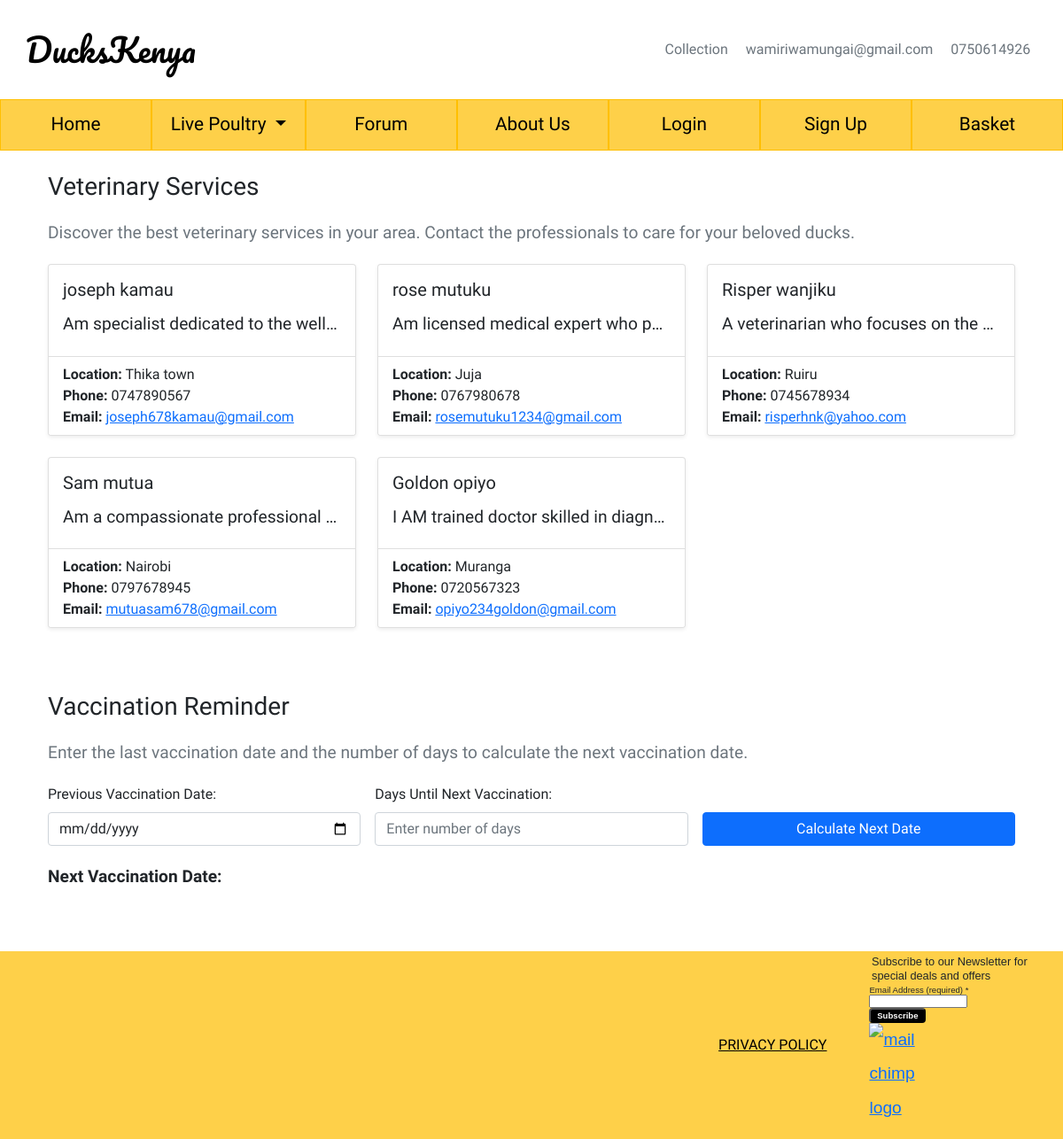
Screenshot of /veterinary/ with the database file from the repository.
### veterinary/models.py (models this page shows, shortened)
class Veterinary(models.Model):
    name = models.CharField(max_length=255, null=False)
    description = models.TextField(null=True, blank=True)
    location = models.CharField(max_length=255, null=False)
    phone = models.CharField(max_length=255, null=False)
    email = models.EmailField(max_length=255, null=False)
    image = models.ImageField(null=True, blank=True)

### veterinary/views.py (the view)
# urls.py: path('', EntryView.as_view(), name='chatbot'),
class EntryView(View):
    def get(self, request):
        veterinary = Veterinary.objects.all()
        return render(request, 'veterinary/veterinary.html', {'veterinary': veterinary})

### basket/contexts.py (called while the page is built, shortened)
def basket_contents(request):
    basket_items = []
    total = 0
    product_count = 0
    delivery = 0
    basket = request.session.get('basket', {})
    grand_total = delivery + total
    context = {
        'basket_items': basket_items,
        'total': total,
        'product_count': product_count,
        'delivery': delivery,
        'grand_total': grand_total,
    }
    return context

### veterinary/templates/veterinary/veterinary.html (shortened to what this page needs)
{% extends "base.html" %}
{% load static %}
{% block content %}
<div class="container mt-4">
    <h3 class="mb-3">Veterinary Services</h3>
    <p class="text-muted">Discover the best veterinary services in your area. Contact the professionals to care for your beloved ducks.</p>
    <div class="row">
        {% for vet in veterinary %}
        <div class="col-md-4 mb-4">
            <div class="card h-100 shadow-sm">
                <div class="card-body">
                    <h5 class="card-title">{{ vet.name }}</h5>
                    <p class="card-text text-truncate">{{ vet.description }}</p>
                </div>
                <div class="card-footer bg-white">
                    <div class="d-flex flex-column">
                        <span><strong>Location:</strong> {{ vet.location }}</span>
                        <span><strong>Phone:</strong> {{ vet.phone }}</span>
                        <span><strong>Email:</strong> <a href="mailto:{{ vet.email }}">{{ vet.email }}</a></span>
                    </div>
                </div>
            </div>
        </div>
        {% empty %}
        <div class="col-12">
            <p class="text-muted text-center">No veterinary services available at the moment. Please check back later.</p>
        </div>
        {% endfor %}
    </div>
    <div class="mt-5">
        <h3 class="mb-3">Vaccination Reminder</h3>
        <p class="text-muted">Enter the last vaccination date and the number of days to calculate the next vaccination date.</p>
        <form id="vaccination-form" class="row g-3">
            <div class="col-md-4">
                <label for="previousDate" class="form-label">Previous Vaccination Date:</label>
                <input type="date" class="form-control" id="previousDate" required>
            </div>
            <div class="col-md-4">
                <label for="daysPrompted" class="form-label">Days Until Next Vaccination:</label>
                <input type="number" class="form-control" id="daysPrompted" placeholder="Enter number of days" required>
            </div>
            <div class="col-md-4 align-self-end">
                <button type="button" class="btn btn-primary w-100" onclick="calculateNextDate()">Calculate Next Date</button>
            </div>
        </form>
        <div id="nextDateResult" class="mt-3">
            <p class="fw-bold">Next Vaccination Date: </p>
        </div>
    </div>
</div>
{% endblock %}

### templates/base.html (shortened to what this page needs)
{% load static %}
<!doctype html>
<html lang="en">
<head>
    {% block corecss %}
        <link href="https://cdn.jsdelivr.net/npm/bootstrap@5.0.2/dist/css/bootstrap.min.css" rel="stylesheet"
>
        <link href="//cdn-images.mailchimp.com/embedcode/classic-071822.css" rel="stylesheet" type="text/css">
        <link rel="stylesheet" href="{% static 'css/base.css' %}">
        <link rel="stylesheet" href="{% static 'css/chatbot.css' %}">
    {% endblock %}
</head>
<body>
<header class="fixed top">
    <div class="header-banner d-flex justify-content-between align-items-center">
        <div class="logo-container">
            <a class="navbar-brand logo" href="{% url 'home' %}" aria-label="home link">DucksKenya</a>
        </div>
        <div class="banner-info d-none d-md-block">
            <span class="banner-info_delivery text-muted"><iconify-icon inline icon="ph:map-pin"></iconify-icon> Collection</span>
            <span class="banner-info_email text-muted"><iconify-icon inline icon="entypo:email"></iconify-icon> wamiriwamungai@gmail.com</span>
            <span class="banner-info_phone text-muted"><iconify-icon inline icon="ph:phone-light"></iconify-icon> 0750614926</span>
        </div>
    </div>
    <nav class="navbar navbar-expand-md bg-body-tertiary">
        <div class="w-100 d-flex justify-content-between">
            <div class="collapse navbar-collapse" id="navbarNavDropdown">
                <ul class="navbar-nav w-100 d-flex justify-content-between">
                    <li class="nav-item">
                        <a class="nav-link" aria-current="page" href="{% url 'home' %}">Home</a>
                    </li>
                    <li class="nav-item dropdown">
                        <a class="nav-link dropdown-toggle" href="" role="button" data-bs-toggle="dropdown"
                           aria-expanded="false">
                            Live Poultry
                        </a>
                    </li>
                    <li class="nav-item">
                        <a class="nav-link" aria-current="page" href="{% url 'forum' %}">Forum</a>
                    </li>
                    <li class="nav-item">
                        <a class="nav-link" href="{% url 'about' %}">About Us</a>
                    </li>
                    {% if request.user.is_authenticated %}
                        <li class="nav-item">
                            <a class="nav-link" href="{% url 'chatbot' %}">Health Queries</a>
                        </li>
                        <li class="nav-item">
                            <a class="nav-link" href="{% url 'veterinary' %}">Veterinary</a>
                        </li>
                        <li class="nav-item dropdown">
                            <a class="nav-link dropdown-toggle" href="" role="button" data-bs-toggle="dropdown"
                               aria-expanded="false">
                                Profile
                            </a>
                            <ul class="dropdown-menu">
                                <li><a class="dropdown-item" href="{% url 'profile' %}">Manage Profile</a></li>
                                {% if request.user.is_superuser %}
                                    <li><a class="dropdown-item" href="{% url 'add_product' %}">Manage Products</a></li>
                                    <li><a class="dropdown-item" href="{% url 'create_entry' %}">Post in Forum</a></li>
                                {% endif %}
                            </ul>
                        </li>
                        <li class="nav-item">
                            <a class="nav-link" href="{% url 'account_logout' %}">Logout</a>
                        </li>
                    {% else %}
                        <li class="nav-item">
                            <a class="nav-link" href="{% url 'account_login' %}">Login</a>
                        </li>
                        <li class="nav-item">
                            <a class="nav-link" href="{% url 'account_signup' %}">Sign Up</a>
                        </li>
                    {% endif %}
                    <li class="nav-item basket-link">
                        <a class="nav-link" href="{% url 'basket' %}">
                            Basket
                        </a>
                    </li>
                </ul>
            </div>
        </div>
    </nav>
</header>
<div class="container mb-5">
    {% block content %}
    {% endblock %}
</div>
<footer>
    <a class="privacy-link" href="{% url 'privacy' %}">Privacy Policy</a>
    <div id="mc_embed_signup">
        <form action="#" method="post" id="mc-embedded-subscribe-form" name="mc-embedded-subscribe-form"
              class="validate" target="_blank" novalidate>
            <div id="mc_embed_signup_scroll">
                <h2>Subscribe to our Newsletter for special deals and offers</h2>
                <div class="mc-field-group">
                    <label for="mce-EMAIL">Email Address (required) <span class="asterisk">*</span></label>
                    <input type="email" value="" name="EMAIL" class="required email" id="mce-EMAIL" required>
                </div>
                <div class="optionalParent">
                    <div class="clear foot">
                        <input type="submit" value="Subscribe" name="subscribe" id="mc-embedded-subscribe"
                               class="button news-submit-btn">
                        <p class="brandingLogo">
                            <a href="http://eepurl.com/iiIUiP" title="Mailchimp - email marketing made easy and fun">
                                <img src="https://eep.io/mc-cdn-images/template_images/branding_logo_text_dark_dtp.svg"
                                     alt="mail chimp logo" class="mailchimp-logo">
                            </a>
                        </p>
                    </div>
                </div>
            </div>
        </form>
    </div>
</footer>
</body>
</html>

### static/css/base.css (style rules this page uses)
:root { --primary-color: #FED049; --primary-color-dark: #ffbf00; }
*, *::before, *::after { box-sizing: border-box; padding: 0; margin: 0; }
html { height: 100%; }
body { min-height: 100%; display: flex; flex-direction: column; font-family: 'Varela Round', sans-serif; }
p { line-height: 2; font-size: 1.2rem; }
button { line-height: normal; }
.header-banner { margin: 1.8em; }
.banner-info>* { margin: 0 .5em; }
.logo { font-family: 'Pacifico', cursive; font-size: 2.25rem; color: #000; }
.navbar-nav, .dropdown-item { background-color: var(--primary-color); }
.navbar { padding: 0; align-content: center; }
.nav-item, .dropdown-item { padding: .3em .8em; border: 1px var(--primary-color-dark) solid; flex: 1; text-align: center; }
.nav-link { color: #000; font-size: 1.3rem; }
footer { display: flex; flex-direction: row; justify-content: space-around; align-items: center; margin-top: auto; background-color: var(--primary-color); }
.privacy-link { text-transform: uppercase; color: #000; flex-shrink: 0; padding-right: 3em; }
#mc_embed_signup { background: transparent; clear: left; font: .6rem Helvetica, Arial, sans-serif; max-width: 500px; }
#mc_embed_signup h2 { font-size: .8rem; margin: .2em; }
#mc_embed_signup form { margin: .5em .5em 0 0; }
#mc_embed_signup .button { border-radius: 4px; background-color: #000; color: #fff; font-weight: 600; font-size: .6rem; line-height: 1; padding: .2em .7em; }
.mailchimp-logo { max-width: 60px; }

### static/css/chatbot.css (style rules this page uses)
* { box-sizing: border-box; }
strong { font-weight: bold; }

### rows the page displays
Veterinary: name "joseph kamau", description "Am specialist dedicated to the well…", location "Thika town", phone "0747890567", email "joseph678kamau@gmail.com"
Veterinary: name "rose mutuku", description "Am licensed medical expert who p…", location "Juja", phone "0767980678", email "rosemutuku1234@gmail.com"
Veterinary: name "Risper wanjiku", description "A veterinarian who focuses on the…", location "Ruiru", phone "0745678934", email "risperhnk@yahoo.com"
Veterinary: name "Sam mutua", description "Am a compassionate professional…", location "Nairobi", phone "0797678945", email "mutuasam678@gmail.com"
Veterinary: name "Goldon opiyo", description "I AM trained doctor skilled in diagn…", location "Muranga", phone "0720567323", email "opiyo234goldon@gmail.com"
